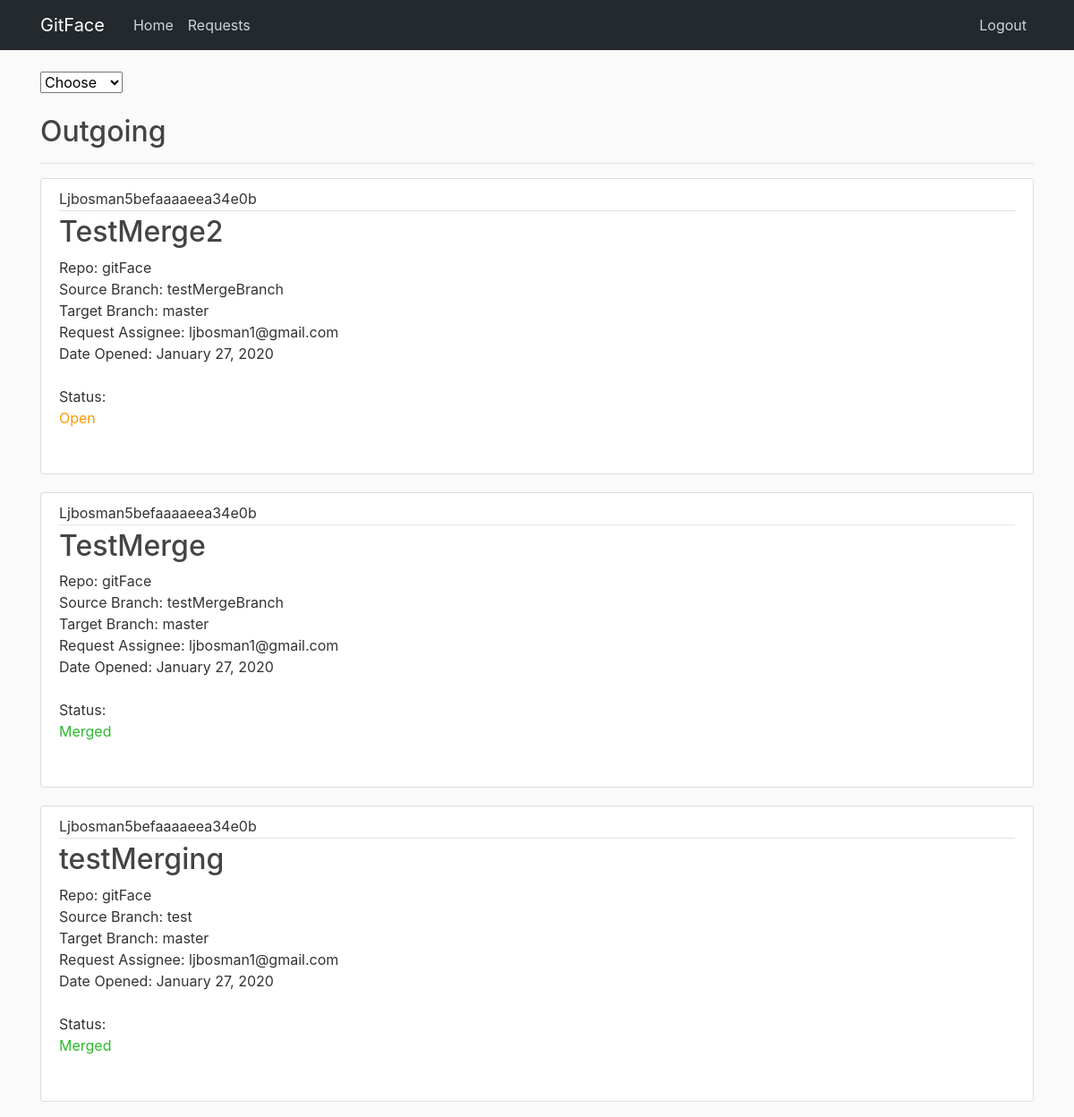
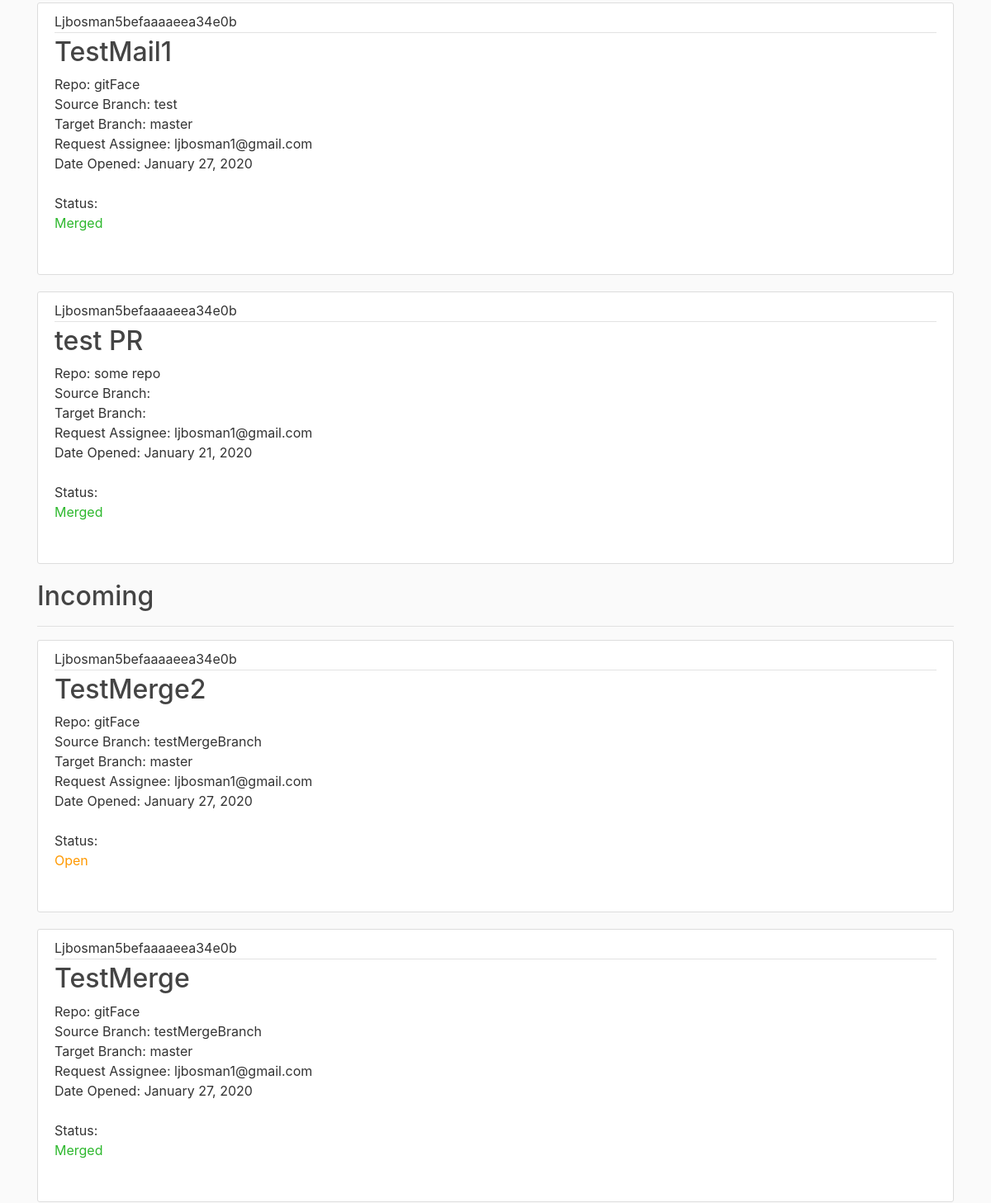
The app's page /requests/ (signed in, upper part), older data (2 pictures, top to bottom).
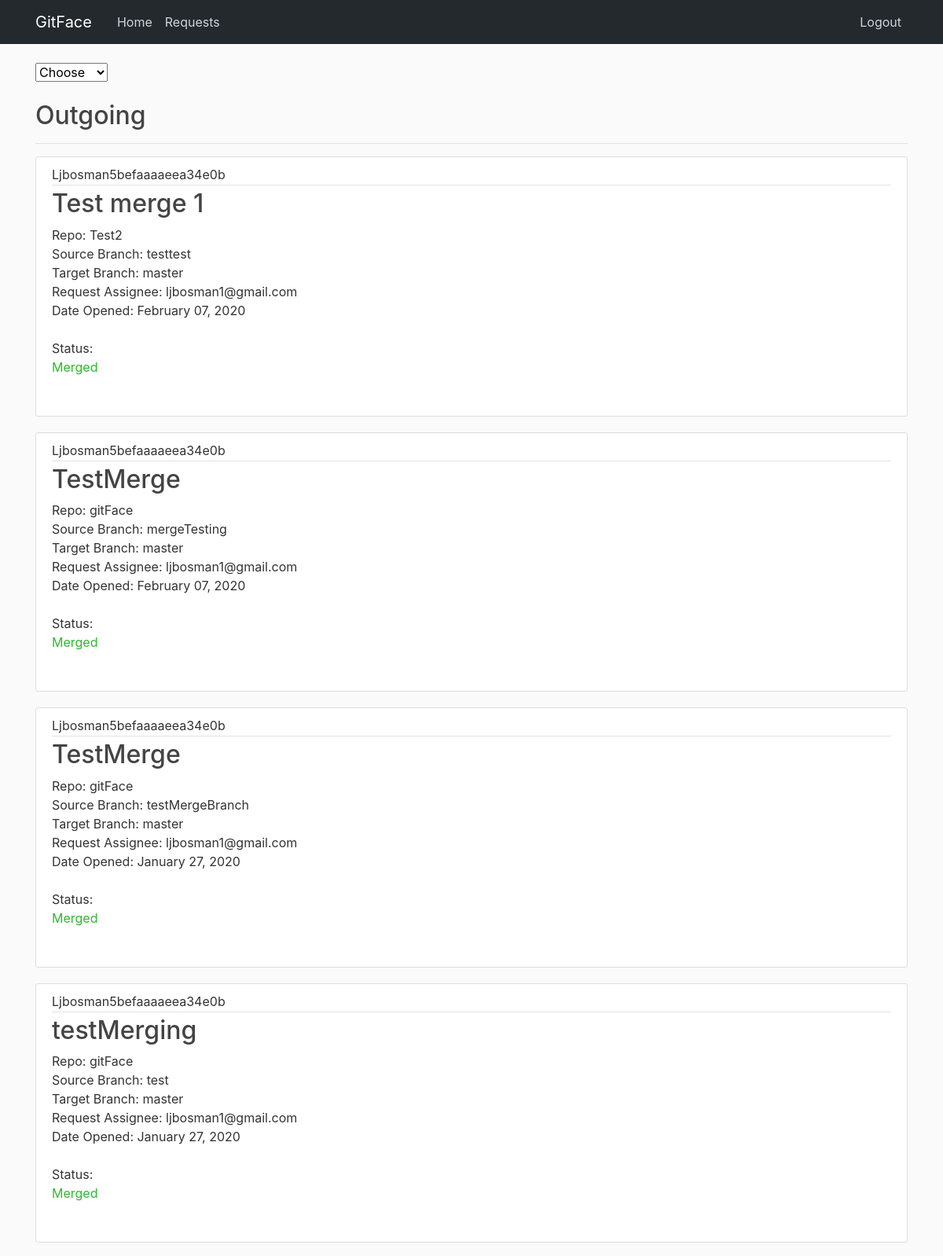
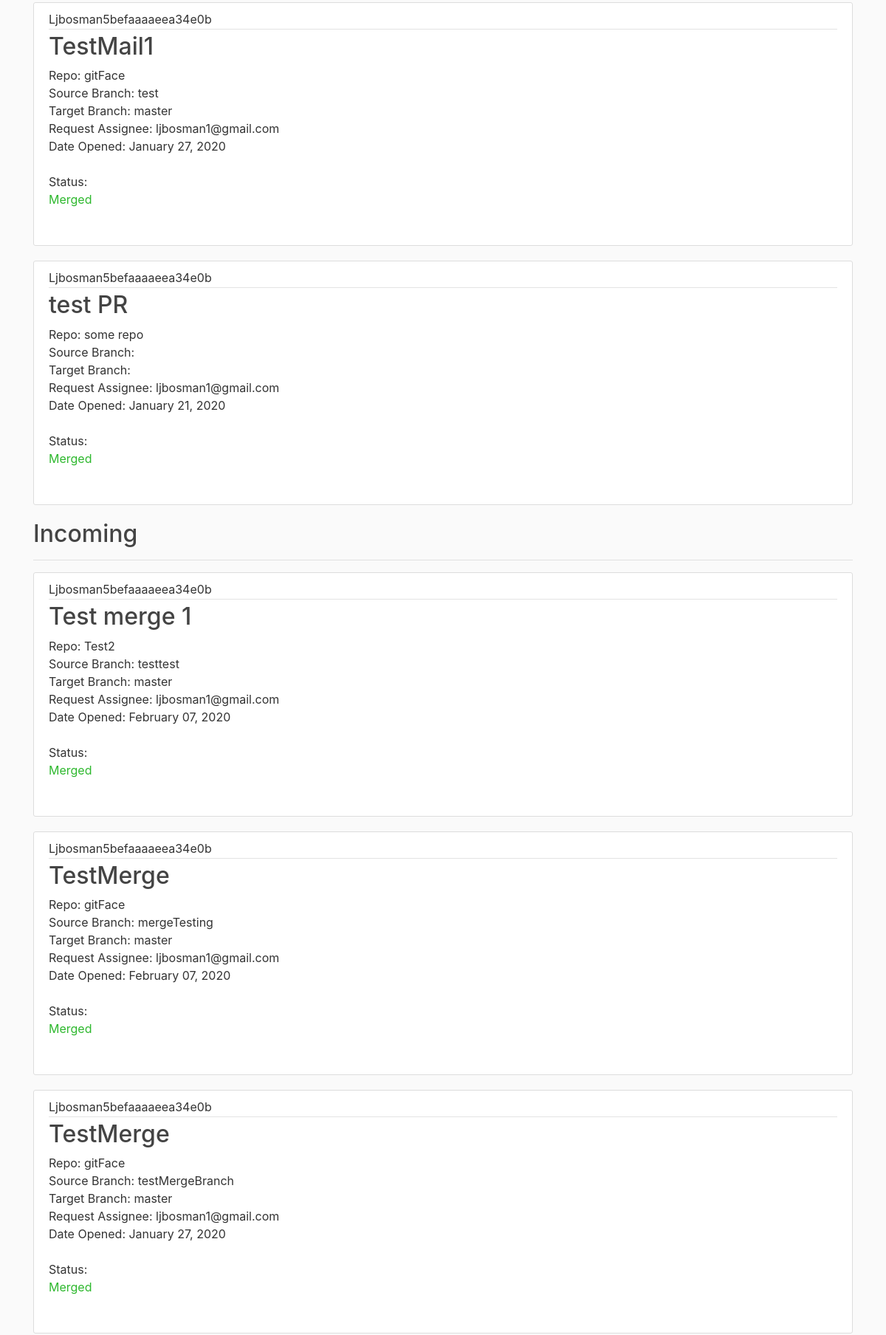
The same page, newer data (2 pictures, top to bottom).
### core/models.py (models this page shows, shortened)
class MergeRequest(models.Model):
    title = models.CharField(max_length=100)
    repo = models.CharField(max_length=100, default='')
    source_branch = models.CharField(max_length=100, default='')
    target_branch = models.CharField(max_length=100, default='')
    target_email = models.EmailField(max_length=100)
    status = models.CharField(max_length=100, default='Open')
    author = models.ForeignKey(User, on_delete=models.CASCADE)
    date_opened = models.DateTimeField(default=timezone.now)

### core/views.py (the view)
# urls.py: path('requests/', MergeRequestListView.as_view(), name='core-requests'),
class MergeRequestListView(LoginRequiredMixin, ListView):
    model = MergeRequest
    template_name = 'core/requests.html'
    context_object_name = 'merge_requests'
    ordering = ['-date_opened']

### core/templates/core/requests.html (shortened to what this page needs)
{% extends "core/base.html" %}
{% block content %}
      <div class="dropdown">
        <select class="selectpicker">
            <option selected="selected">Choose</option>
        </select>
      </div>
    <br>
    <div class="outgoing section">
        <h2>Outgoing</h2>
        <hr>
        {% for pr in merge_requests %}
            {% if pr.author == user %}
                    <article class="media content-section">
                      <div class="media-body">
                        <div class="article-metadata">
                          <a class="mr-2">{{ pr.author }}</a>
                        </div>
                        <h2><a class="article-title" href="{% url 'merge-request-detail' pr.id %}" >{{ pr.title }}</a></h2>
                          <a>Repo: {{ pr.repo }}</a><br>
                          <a>Source Branch: {{ pr.source_branch }}</a><br>
                          <a>Target Branch: {{ pr.target_branch }}</a><br>
                          <a>Request Assignee: {{ pr.target_email }}</a><br>
                          <a>Date Opened: {{ pr.date_opened|date:"F d, Y" }}</a><br><br>
                          {% if pr.status == "Open" %}
                            <a>Status: <p class="pr-open">{{ pr.status }}</p></a><br>
                          {% elif pr.status == "Merged" %}
                            <a>Status: <p class="pr-merged">{{ pr.status }}</p></a><br>
                          {% else %}
                            <a>Status: <p class="pr-closed">{{ pr.status }}</p></a><br>
                          {% endif %}
                      </div>
                    </article>
            {% endif %}
        {% endfor %}
    </div>
    <div class="incoming section">
        <h2>Incoming</h2>
        <hr>
        {% for pr in merge_requests %}
            {% if pr.target_email == user.email %}
                    <article class="media content-section incoming">
                      <div class="media-body">
                        <div class="article-metadata">
                          <a class="mr-2">{{ pr.author }}</a>
                        </div>
                        <h2><a class="article-title" href="{% url 'merge-request-detail' pr.id %}" >{{ pr.title }}</a></h2>
                          <a>Repo: {{ pr.repo }}</a><br>
                          <a>Source Branch: {{ pr.source_branch }}</a><br>
                          <a>Target Branch: {{ pr.target_branch }}</a><br>
                          <a>Request Assignee: {{ pr.target_email }}</a><br>
                          <a>Date Opened: {{ pr.date_opened|date:"F d, Y" }}</a><br><br>
                          {% if pr.status == "Open" %}
                            <a>Status: <p class="pr-open">{{ pr.status }}</p></a><br>
                          {% elif pr.status == "Merged" %}
                            <a>Status: <p class="pr-merged">{{ pr.status }}</p></a><br>
                          {% else %}
                            <a>Status: <p class="pr-closed">{{ pr.status }}</p></a><br>
                          {% endif %}
                      </div>
                    </article>
            {% endif %}
        {% endfor %}
    </div>
{% endblock content %}

### core/templates/core/base.html (shortened to what this page needs)
{% load static %}
<!doctype html>
<html lang="en">
  <head>
    <link rel="stylesheet" href="https://maxcdn.bootstrapcdn.com/bootstrap/4.0.0/css/bootstrap.min.css">
    <link rel="stylesheet" type="text/css" href="{% static 'core/main.css' %}">
  </head>
  <body>
  	<header class="site-header">
	  <nav class="navbar navbar-expand-md navbar-dark bg-steel fixed-top">
	    <div class="container">
	      <a class="navbar-brand mr-4" href="{% url 'core-home' %}">GitFace</a>
	      <div class="collapse navbar-collapse" id="navbarToggle">
	        <div class="navbar-nav mr-auto">
	          <a class="nav-item nav-link" href="{% url 'core-home' %}">Home</a>
              <a class="nav-item nav-link" href="{% url 'core-requests' %}">Requests</a>
	        </div>
	        <div class="navbar-nav">
				{% if user.is_authenticated %}
					<a class="nav-item nav-link" href="{% url 'logout' %}">Logout</a>
				{% else %}
					<a class="nav-item nav-link" href="{% url 'login' %}">Login</a>
				{% endif %}
	        </div>
	      </div>
	    </div>
	  </nav>
	</header>
  	<main role="main" class="container">
	  <div class="row">
	    <div class="col-md-12">
			{% block content %}{% endblock %}
	    </div>
	  </div>
	</main>
	<link rel="stylesheet" href="https://cdn.jsdelivr.net/npm/bootstrap-select@1.13.9/dist/css/bootstrap-select.min.css">
	<link rel="stylesheet" href="https://maxcdn.bootstrapcdn.com/font-awesome/4.7.0/css/font-awesome.min.css">
  	<link rel="stylesheet" href="https://cdnjs.cloudflare.com/ajax/libs/bootstrap-social/4.12.0/bootstrap-social.min.css">
  </body>
</html>

### core/static/core/main.css (style rules this page uses)
body { background: #fafafa; color: #333333; margin-top: 5rem; }
h1, h2, h3, h4, h5, h6 { color: #444444; }
.bg-steel { background-color: #24292e; }
.site-header .navbar-nav .nav-link { color: #cbd5db; }
.content-section { background: #ffffff; padding: 10px 20px; border: 1px solid #dddddd; border-radius: 3px; margin-bottom: 20px; }
.article-title { color: #444444; }
.article-metadata { padding-bottom: 1px; margin-bottom: 4px; border-bottom: 1px solid #e3e3e3 }
.pr-merged { color: #2eb82e; }

Row changes from the older to the newer data that the page shows:
removed MergeRequest: author "Ljbosman5befaaaaeea34e0b", title "TestMerge2", repo "gitFace", source_branch "testMergeBranch", target_branch "master", target_email "ljbosman1@gmail.com", date_opened "January 27, 2020", status "Open"
added MergeRequest: author "Ljbosman5befaaaaeea34e0b", title "Test merge 1", repo "Test2", source_branch "testtest", target_branch "master", target_email "ljbosman1@gmail.com", date_opened "February 07, 2020", status "Merged"
added MergeRequest: author "Ljbosman5befaaaaeea34e0b", title "TestMerge", repo "gitFace", source_branch "mergeTesting", target_branch "master", target_email "ljbosman1@gmail.com", date_opened "February 07, 2020", status "Merged"
